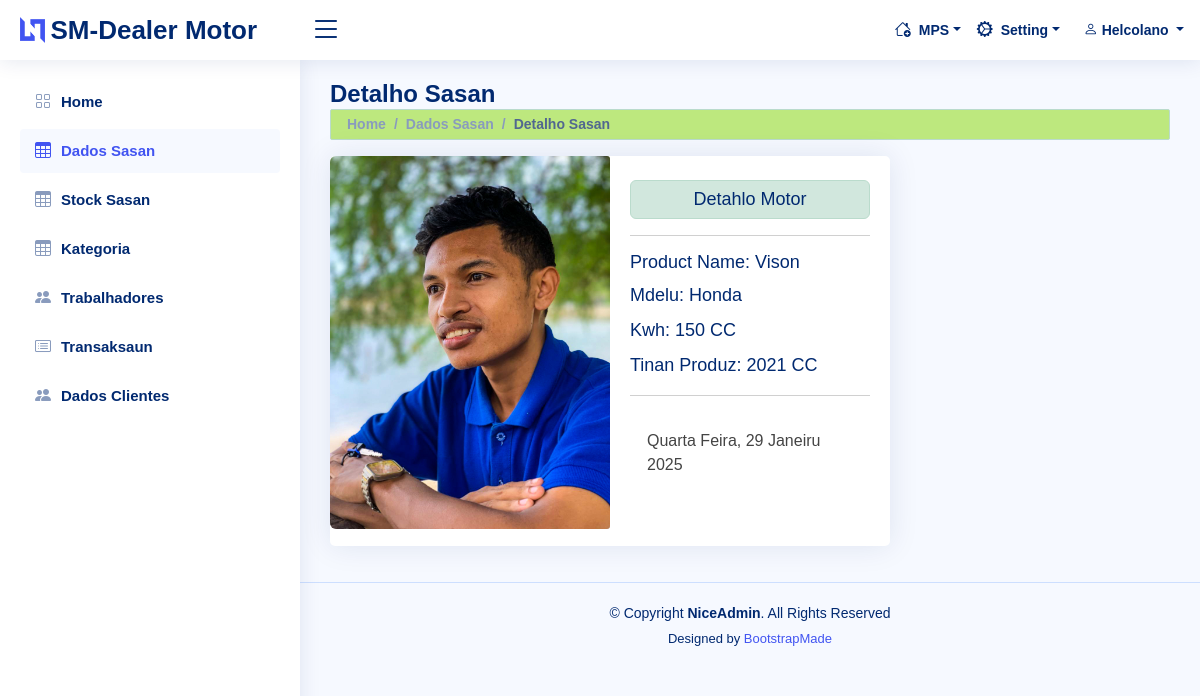
Page /detalho-1.html (signed in) on the committed database.
### tables this page shows
CREATE TABLE `t_trabalho` (
  `id_tbdor` int(11) NOT NULL,
  `naran_tbdr` varchar(70) NOT NULL,
  `sexu` enum('Mane','Feto') NOT NULL,
  `id_suku` int(11) NOT NULL,
  `hela_fatin` varchar(60) NOT NULL,
  `no_tlf` varchar(15) NOT NULL,
  `foto` varchar(70) DEFAULT NULL
);

CREATE TABLE `t_sasan` (
  `id_sasan` int(11) NOT NULL,
  `naran_sasan` varchar(150) NOT NULL,
  `modelu` varchar(60) NOT NULL,
  `tinan_produz` varchar(4) NOT NULL,
  `cc_motor` varchar(20) NOT NULL,
  `foto` varchar(70) DEFAULT NULL
);

### class/class.php (called while the page is built, shortened)
<?php
class database
{
    protected $servername = 'localhost';
    protected $hostname = 'root';
    protected $password = '';
    protected $dbname = 'db_deliermotor';
    protected $conn;
    public function __construct()
    {
        if (!isset($this->conn)) {
            $this->conn = new mysqli($this->servername, $this->hostname, $this->password, $this->dbname) ;
        }
        return $this->conn;
    }
}
class user extends database
{
    public function dtalho_user($field, $id)
    {
        $sql = "SELECT t.id_tbdor,t.foto, t.naran_tbdr, t.no_tlf, t.sexu,m.naran_mun,p.naran_postu, s.naran_suku, t.hela_fatin, u.id_user, u.username, u.passwords, u.level FROM t_trabalho t, t_user u, t_suku s, t_postu p,
         t_muni m WHERE t.id_tbdor=u.id_tbdr AND s.id_suku=t.id_suku AND p.id_postu = s.id_postu AND p.id_mun = m.id_mun AND t.id_tbdor='$id'";
        $query = $this->conn->query($sql);
        $result=$query->fetch_assoc();
        if ($field  == "id_tbdor") {
            return $result['id_tbdor'];
        } elseif ($field == "naran_tbdr") {
            return $result['naran_tbdr'];
        } elseif ($field == "sexu") {
            return $result['sexu'];
        } elseif ($field == "foto") {
            return $result['foto'];
        } elseif ($field == "level") {
            return $result['level'];
        } elseif ($field == "naran_suku") {
            return $result['naran_suku'];
        } elseif ($field == "naran_mun") {
            return $result['naran_mun'];
        } elseif ($field == "naran_postu") {
            return $result['naran_postu'];
        } elseif ($field == "hela_fatin") {
            return $result['hela_fatin'];
        } elseif ($field == "no_tlf") {
            return $result['no_tlf'];
        } elseif ($field == "id_user") {
            return $result['id_user'];
        }
    }
}
class sasan extends database
{
    public function detalho_sasan($id)
    {
        $sql = "SELECT * FROM t_sasan WHERE id_sasan='$id'";
        $query = $this->conn->query($sql);
        if ($query->num_rows > 0) {
            while ($row=$query->fetch_assoc()) {
                $data[]=$row;
            }
            return $data;
        }
    }
}

### class/lib.php (called while the page is built, shortened)
<?php
$semana = array("Domingo","Segunda Feira","Tersa Feira","Quarta Feira","Quinta Feira","Sexta Feira","Sabado");
$loron = date("w");
$loron_ohin = $semana[$loron];
function data_tl($dt)
{
    $data = substr($dt, 8, 2);
    $fulan = getBulan(substr($dt, 5, 2));
    $tinan = substr($dt, 0, 4);
    return $data.' '.$fulan.' '.$tinan;
}
function getBulan($bln)
{
    switch ($bln) {
        case 1:
            return "Janeiru";
            break;
    }
}

### modul/mod_sasan/dados_sa.php (the view, shortened to what this page needs)
<?php
$act = $_GET['act'];
switch ($act) {
    case 'showdados':?>
<?php break;
    case 'detalho':
        $id = $_GET['id'];
        $data = $sasan->detalho_sasan($id);
        ?>
<div class="pagetitle">
    <h1>Detalho Sasan</h1>
    <nav>
        <ol class="breadcrumb alert alert-success  py-1">
            <li class="breadcrumb-item"><a href="home.html">Home</a></li>
            <li class="breadcrumb-item "><a href="d_sasan.html">Dados Sasan</a></li>
            <li class="breadcrumb-item "><a href="" class=" <?php if($act == $act) {
                echo "active";
            }?>">Detalho Sasan</a></li>
        </ol>
    </nav>
</div>
<section class="section dashboard">
    <div class="row">
        <div class="container">
            <div class="card mb-3" style="max-width:560px;">
                <div class="row g-0">
                    <div class="col-md-6">
                        <img src="foto_motor/<?=$data[0]['foto'];?>" alt="foto_motor/<?=$data[0]['foto'];?>"
                            class="img-fluid rounded-start"
                            style="width:540px; heigth:100px; border-radius:3px; border-width:3px;">
                    </div>
                    <div class="col gx-6">
                        <div class="card-body">
                            <h5 class="card-title mt-4 py-2  text-center alert alert-success">Detahlo Motor</h5>
                            <hr>
                            <h5 class="card-title py-0">Product Name: <?=$data[0]['naran_sasan']?></h5>
                            <p class="card-title py-0">Mdelu: <?=$data[0]['modelu']?></p>
                            <p class="card-title py-0">Kwh: <?=$data[0]['cc_motor']?> CC</p>
                            <p class="card-title py-0">Tinan Produz: <?=$data[0]['tinan_produz']?> CC</p>
                            <hr>
                            <p class="card-text fs-5">
                                <?php
                                echo "<p align=''><div class='alert'>$loron_ohin, ";
        echo data_tl(date("Y m d"));
        echo "</p>";
        ?>
                            </p>
                        </div>
                    </div>
                </div>
            </div>
        </div>
    </div>
</section>
<?php break; ?>
<?php } ?>

### include/header.php (shortened to what this page needs)
<?php
$name = $user->dtalho_user('naran_tbdr', $id);
$id_user = $user->dtalho_user('id_user', $id);
?>
<header id="header" class="header fixed-top d-flex align-items-center">
    <div class="d-flex align-items-center justify-content-between">
        <a href="home.html" class="logo d-flex align-items-center">
            <img src="assets/img/logo.png" alt="">
            <span class="d-none d-lg-block">SM-Dealer Motor</span>
        </a>
        <i class="bi bi-list toggle-sidebar-btn"></i>
    </div>
    <nav class="header-nav ms-auto">
        <ul class="d-flex align-items-center">
            <?php if ($_SESSION['level'] == 'Admin') {?>
            <li class="nav-item dropdown pe-3">
                <a class="nav-link nav-profile d-flex align-items-center pe-0" href="#" data-bs-toggle="dropdown">
                    <i class="bi bi-house-add"></i><span class="d-none d-md-block dropdown-toggle ps-2 ps-1">MPS</span>
                </a>
            </li>
            <li class="nav-item dropdown pe-3">
                <a class="nav-link nav-profile d-flex align-items-center pe-0" href="#" data-bs-toggle="dropdown">
                    <i class="bi bi-gear-wide-connected"></i><span
                        class="d-none d-md-block dropdown-toggle ps-2">Setting</span>
                </a>
            </li>
            <?php } ?>
            <li class="nav-item dropdown pe-3">
                <a class="nav-link nav-profile d-flex align-items-center pe-0" href="#" data-bs-toggle="dropdown">
                    <span class="d-none d-md-block dropdown-toggle ps-2"><i class="bi bi-person"></i>
                        <?= $name; ?>
                    </span>
                </a>
            </li>
        </ul>
    </nav>
</header>

### assets/css/style.css (style rules this page uses)
:root { scroll-behavior: smooth; }
body { font-family: "Open Sans", sans-serif; background: #f6f9ff; color: #444444; }
a { color: #4154f1; text-decoration: none; }
h1, h2, h3, h4, h5, h6 { font-family: "Nunito", sans-serif; }
.pagetitle { margin-bottom: 10px; }
.pagetitle h1 { font-size: 24px; margin-bottom: 0; font-weight: 600; color: #012970; }
.card { margin-bottom: 30px; border: none; border-radius: 5px; box-shadow: 0px 0 30px rgba(1, 41, 112, 0.1); }
.card-title { padding: 20px 0 15px 0; font-size: 18px; font-weight: 500; color: #012970; font-family: "Poppins", sans-serif; }
.card-body { padding: 0 20px 20px 20px; }
.breadcrumb { font-size: 14px; font-family: "Nunito", sans-serif; color: #899bbd; font-weight: 600; }
.breadcrumb a { color: #899bbd; transition: 0.3s; }
.breadcrumb .breadcrumb-item::before { color: #899bbd; }
.breadcrumb .active { color: #51678f; font-weight: 600; }
.logo { line-height: 1; }
@media (min-width: 1200px) { .logo { width: 280px; } }
.logo img { max-height: 26px; margin-right: 6px; }
.logo span { font-size: 26px; font-weight: 700; color: #012970; font-family: "Nunito", sans-serif; }
.header { transition: all 0.5s; z-index: 997; height: 60px; box-shadow: 0px 2px 20px rgba(1, 41, 112, 0.1); background-color: #fff; padding-left: 20px; }
.header .toggle-sidebar-btn { font-size: 32px; padding-left: 10px; cursor: pointer; color: #012970; }
.header-nav ul { list-style: none; }
.header-nav>ul { margin: 0; padding: 0; }
.header-nav .nav-profile { color: #012970; }
.header-nav .nav-profile span { font-size: 14px; font-weight: 600; }

### assets/css/local.css (style rules this page uses)
.breadcrumb { border-radius: 2px; background-color: #b8e771e7; }

### rows in the picture
t_trabalho: naran_tbdr "Helcolano"
t_sasan: foto (picture), naran_sasan "Vison", modelu "Honda", cc_motor "150", tinan_produz "2021"

### other values in the picture
$loron_ohin "Quarta Feira"
